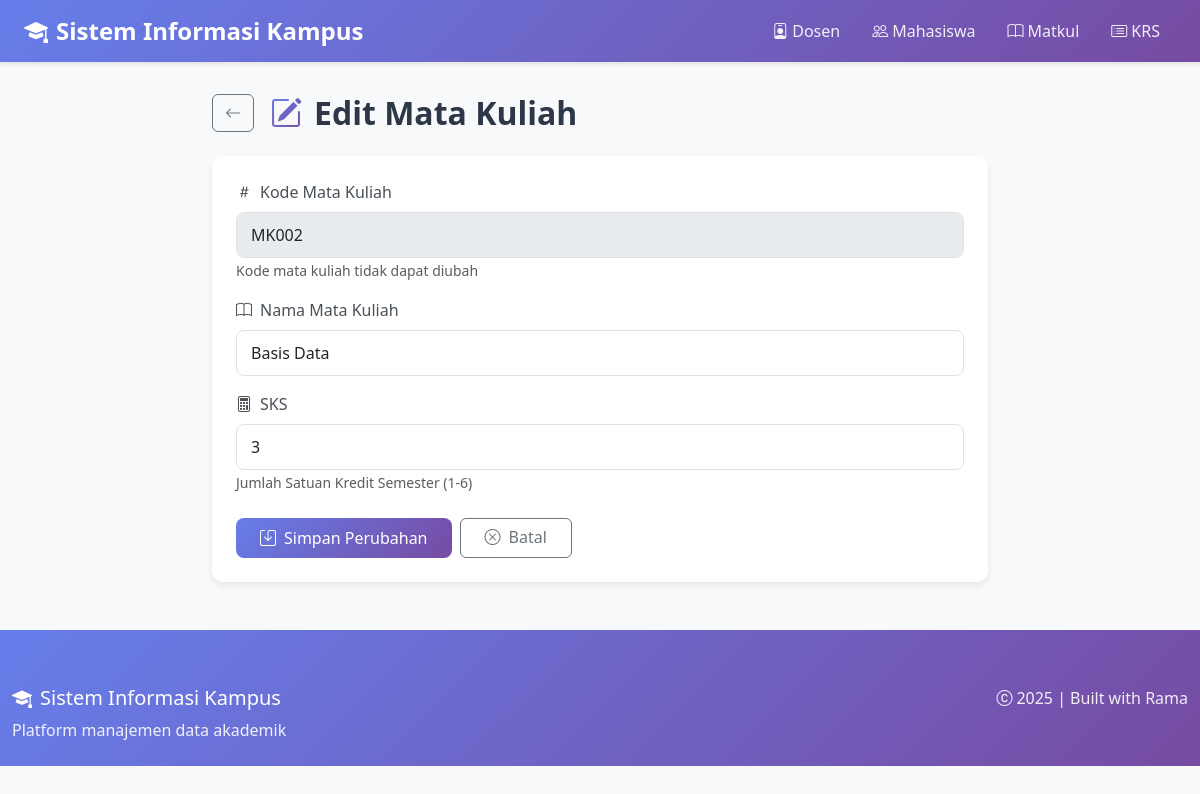
Page /matkul/edit.php?kode_matkul=MK002 on the committed database.
### tables this page shows
CREATE TABLE matkul (
    kode_matkul VARCHAR(10) PRIMARY KEY,
    nama VARCHAR(255) NOT NULL,
    sks INT CHECK (sks > 0)
);

### src/matkul/edit.php (the view, shortened to what this page needs)
<?php
require_once __DIR__ . '/../config/db.php';
require_once __DIR__ . '/../header.php';
$kode = $_GET['kode_matkul'] ?? null;
$stmt = $pdo->prepare('SELECT * FROM matkul WHERE kode_matkul = ?');
$stmt->execute([$kode]);
$row = $stmt->fetch();
?>
<div class="row justify-content-center">
  <div class="col-lg-8">
    <div class="d-flex align-items-center mb-4">
      <a href="index.php" class="btn btn-outline-secondary me-3">
        <i class="bi bi-arrow-left"></i>
      </a>
      <h2 class="page-title mb-0">
        <i class="bi bi-pencil-square"></i>
        Edit Mata Kuliah
      </h2>
    </div>
    <div class="card">
      <div class="card-body p-4">
        <form method="post">
          <div class="mb-3">
            <label class="form-label"><i class="bi bi-hash me-2"></i>Kode Mata Kuliah</label>
            <input class="form-control" value="<?=htmlspecialchars($row['kode_matkul'])?>" disabled>
            <small class="text-muted">Kode mata kuliah tidak dapat diubah</small>
          </div>
          <div class="mb-3">
            <label class="form-label"><i class="bi bi-book me-2"></i>Nama Mata Kuliah</label>
            <input class="form-control" name="nama" value="<?=htmlspecialchars($row['nama'])?>" placeholder="Masukkan nama mata kuliah" required>
          </div>
          <div class="mb-4">
            <label class="form-label"><i class="bi bi-calculator me-2"></i>SKS</label>
            <input class="form-control" name="sks" type="number" min="1" max="6" value="<?=htmlspecialchars($row['sks'])?>" placeholder="Masukkan jumlah SKS" required>
            <small class="text-muted">Jumlah Satuan Kredit Semester (1-6)</small>
          </div>
          <div class="d-flex gap-2">
            <button class="btn btn-primary px-4">
              <i class="bi bi-save me-2"></i>Simpan Perubahan
            </button>
            <a class="btn btn-outline-secondary px-4" href="index.php">
              <i class="bi bi-x-circle me-2"></i>Batal
            </a>
          </div>
        </form>
      </div>
    </div>
  </div>
</div>
<?php require_once __DIR__ . '/../footer.php'; ?>

### src/header.php (style rules this page uses)
:root { --primary-gradient: linear-gradient(135deg, #667eea 0%, #764ba2 100%); --card-shadow: 0 4px 6px rgba(0,0,0,0.07); --hover-shadow: 0 8px 16px rgba(0,0,0,0.12); }
body { background: #f8f9fa; font-family: 'Segoe UI', Tahoma, Geneva, Verdana, sans-serif; }
.card { border: none; border-radius: 12px; box-shadow: var(--card-shadow); transition: all 0.3s; }
.btn-primary { background: linear-gradient(135deg, #667eea 0%, #764ba2 100%); border: none; border-radius: 8px; padding: 0.5rem 1.25rem; font-weight: 500; transition: all 0.3s; }
.form-label { font-weight: 500; color: #495057; margin-bottom: 0.5rem; }
.form-control, .form-select { border-radius: 8px; border: 1px solid #dee2e6; padding: 0.625rem 0.875rem; transition: all 0.3s; }
.page-title { color: #2d3748; font-weight: 700; margin-bottom: 1.5rem; display: flex; align-items: center; gap: 0.75rem; }
.page-title i { font-size: 2rem; background: var(--primary-gradient); -webkit-background-clip: text; -webkit-text-fill-color: transparent; background-clip: text; }

### rows in the picture
matkul: kode_matkul "MK002", nama "Basis Data", sks "3"
